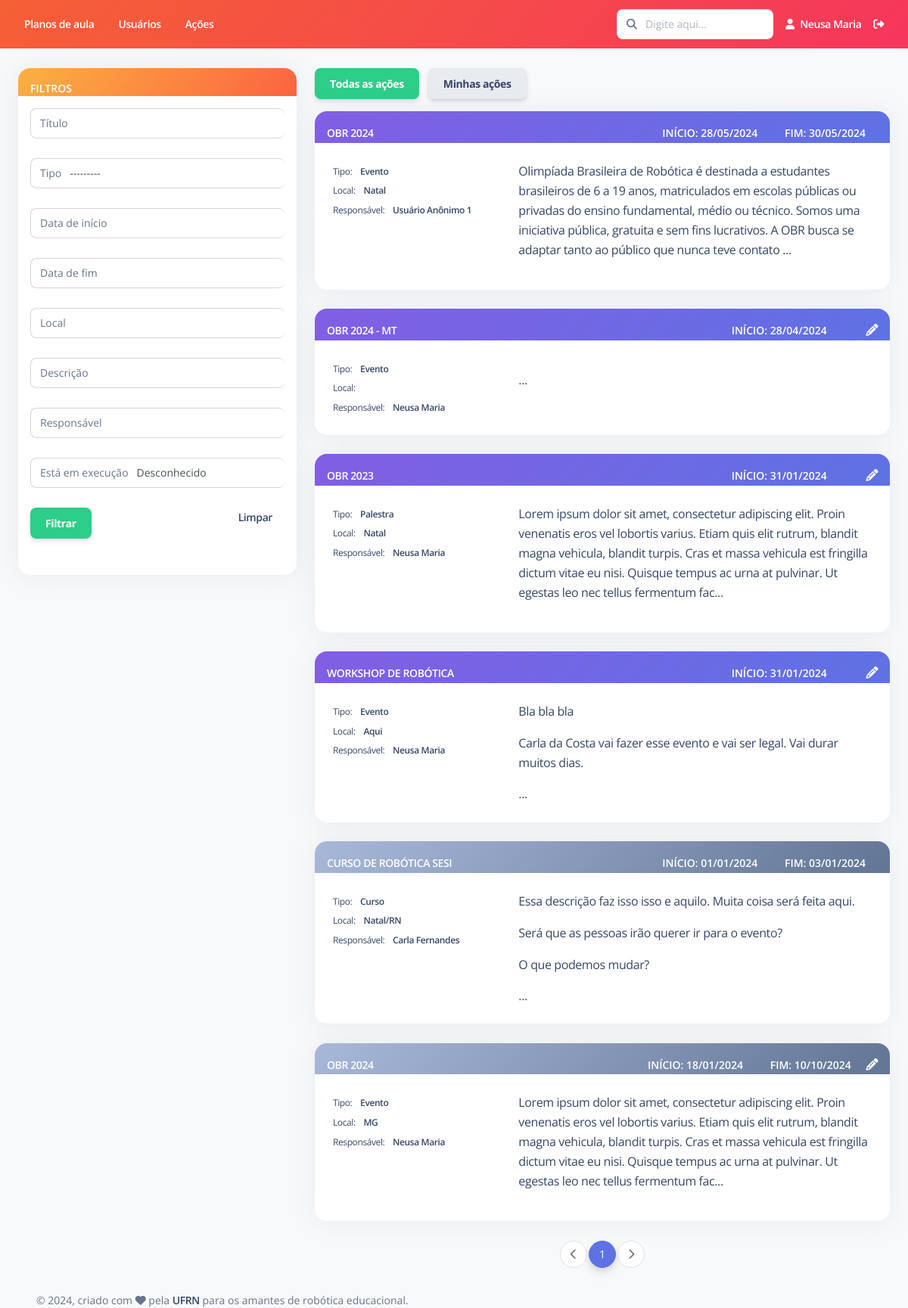
The app's page /acoes/listar/ (signed in) with its own data.
### Acoes/models.py (models this page shows, shortened)
class Acoes(models.Model):
    titulo = models.CharField(max_length=500, verbose_name="Título")
    tipo = models.CharField(max_length=20, choices=TIPO, default='Evento')
    data_inicio = models.DateField(default = date.today, verbose_name = "Data de início")
    data_fim = models.DateField(null=True, blank = True, verbose_name = "Data de fim")
    local = models.CharField(max_length=200, null=True, blank=True, verbose_name="Local")
    descricao = models.TextField(null=True, blank=True,verbose_name="Descrição")
    responsavel = models.ForeignKey(Usuario, on_delete=models.RESTRICT,verbose_name="Responsável")
    status = models.BooleanField(default=True, verbose_name = "Está em execução")
    deletada = models.BooleanField(default=False, verbose_name = "Deletado")
    class Meta:
        ordering = ['-status', '-data_inicio', '-data_fim', 'titulo']
        verbose_name = "Ação"
        verbose_name_plural = "Ações"

### Acoes/views.py (the view)
# urls.py: path('listar/', views.ListarTodasAcoes.as_view(), name='listar'),
class ListarTodasAcoes(generic.ListView):
    model = Acoes
    template_name = 'Acoes/listar.html'
    context_object_name = 'lista_acoes'
    paginate_by = 10
    def get_queryset(self):
        qs = super().get_queryset()
        acoes_filtradas = AcoesFiltro(self.request.GET, queryset=Acoes.objects.filter(deletada=False))
        qs_filtrada = acoes_filtradas.qs
        return qs_filtrada
    def get_context_data(self,**kwargs):
        context = super(ListarTodasAcoes,self).get_context_data(**kwargs)
        acoes_filtradas = AcoesFiltro(self.request.GET, queryset=Acoes.objects.filter(deletada=False))
        context['acoes_filtradas'] = acoes_filtradas.qs
        context['form_filtro'] = acoes_filtradas.form
        context['exibir_todos'] = True
        return context

### Usuario/models.py (called while the page is built)
    def __str__(self):
        return self.first_name + " " + self.last_name

### templates/Acoes/listar.html (shortened to what this page needs)
{% extends "Base/base.html" %}
{% load static %}
{% load pagination_tags %}
{% load widget_tweaks %}
{% block conteudo %}
<br>
<div class="row">
    <div class="col-md-4 col-lg-4">
        <div class="card border-primary">
            <div class="card-header pb-0 p-3 bg-gradient-warning">
                <p class="text-sm mb-0 text-uppercase text-white font-weight-bold">Filtros</p>
            </div>
            <div class="card-body p-3 overflow-auto">
                <div class="form-group">
                    <form action="" method="get">
                        <div class="input-group">
                            <span class="input-group-text text-body">Título</span>
                            {{form_filtro.titulo|add_class:"form-control"}}
                        </div>
                        <br>
                        <div class="input-group">
                            <span class="input-group-text text-body">Tipo</span>
                            {{form_filtro.tipo|add_class:"form-control"}}
                        </div>
                        <br>
                        <div class="input-group">
                            <span class="input-group-text text-body">Data de início</span>
                            {{form_filtro.data_inicio|add_class:"form-control"}}
                        </div>
                        <br>
                        <div class="input-group">
                            <span class="input-group-text text-body">Data de fim</span>
                            {{form_filtro.data_fim|add_class:"form-control"}}
                        </div>
                        <br>
                        <div class="input-group">
                            <span class="input-group-text text-body">Local</span>
                            {{form_filtro.local|add_class:"form-control"}}
                        </div>
                        <br>
                        <div class="input-group">
                            <span class="input-group-text text-body">Descrição</span>
                            {{form_filtro.descricao|add_class:"form-control"}}
                        </div>
                        <br>
                        <div class="input-group">
                            <span class="input-group-text text-body">Responsável</span>
                            {{form_filtro.responsavel|add_class:"form-control"}}
                        </div>
                        <br>
                        <div class="input-group">
                            <span class="input-group-text text-body">Está em execução</span>
                            {{form_filtro.status|add_class:"form-control"}}
                        </div>
                        <br>
                        <input type="submit" class="btn btn-success" value="Filtrar">
                        <div class="float-end">
                            {% if exibir_todos %}
                                <a href="{% url 'acoes:listar' %}"><span class="text-sm mb-0 font-weight-bold px-3">Limpar</span></a>
                            {% else %}
                                <a href="{% url 'acoes:listar_usuario' pk=user.pk %}"><span class="text-sm mb-0 font-weight-bold px-3">Limpar</span></a>
                            {% endif %}
                        </div>
                    </form>
                </div>
            </div>
        </div>
    </div>
    <div class="col-md-8 col-lg-8">
        {% if exibir_todos %}
            <a href="{% url 'acoes:listar' %}" class="btn btn-success me-2">Todas as ações</a>
            <a href="{% url 'acoes:listar_usuario' pk=user.pk %}" class="btn btn-light me-2">Minhas ações</a>
        {% else %}
            <a href="{% url 'acoes:listar' %}" class="btn btn-light me-2">Todas as ações</a>
            <a href="{% url 'acoes:listar_usuario' pk=user.pk %}" class="btn btn-success me-2">Minhas ações</a>
            <a href="{% url 'acoes:criar' %}" class="btn btn-info me-2 float-end"><i class="fa fa-plus"></i></a>
        {% endif %}
        <br>
        {% now "Y-m-d" as todays_date %}
        {% for acao in lista_acoes %}
            <div class="card">
                {% if acao.data_fim is not None and todays_date > acao.data_fim|date:"Y-m-d" or acao.status is False %}
                    <div id="card_header_informacoes" class="card-header bg-gradient-secondary pb-0 p-3">
                {% else %}
                    <div id="card_header_informacoes" class="card-header bg-gradient-primary pb-0 p-3">
                {% endif %}
                    <span class="text-sm mb-0 text-uppercase text-white font-weight-bold">
                        <a href="{% url 'acoes:detalhes' pk=acao.pk %}" class="text-white">
                            {{acao.titulo}}
                        </a>
                    </span>
                    <div class="float-end">
                        <span class="text-sm mb-0 text-uppercase text-white font-weight-bold px-3">
                            Início: {{ acao.data_inicio|date:"d/m/Y" }}
                        </span>
                        <span class="text-sm mb-0 text-uppercase text-white font-weight-bold px-3">
                            {% if acao.data_fim is not None %}
                                Fim: {{ acao.data_fim|date:"d/m/Y" }}
                            {% endif %}
                        </span>
                        {% if acao.responsavel.username == user.username %}
                            <a href="{% url 'acoes:editar' pk=acao.pk %}" class="text-white">
                                <i class="fa fa-pencil"></i>
                            </a>
                        {% endif %}
                    </div>
                </div>
                <a href="{% url 'acoes:detalhes' pk=acao.pk %}">
                    <div class="card-body row">
                        <div class="col-4">
                            <span class="mb-2 text-xs">Tipo:
                                <span class="text-dark font-weight-bold ms-sm-2">
                                    {{ acao.tipo }}
                                </span>
                            </span>
                            <br>
                            <span class="mb-2 text-xs">Local:
                                <span class="text-dark font-weight-bold ms-sm-2">
                                    {% if acao.local is not None %}
                                        {{ acao.local }}
                                    {% endif %}
                                </span>
                            </span>
                            <br>
                            <span class="mb-2 text-xs">Responsável:
                                <span class="text-dark font-weight-bold ms-sm-2">
                                    {% if acao.responsavel is not None %}
                                        {{ acao.responsavel }}
                                    {% endif %}
                                </span>
                            </span>
                        </div>
                        <div class="col-8">
                            <div class="overflow-auto">
                                {{ acao.descricao|linebreaks|slice:":300" }}...
                            </div>
                        </div>
                    </div>
                </a>
            </div>
            <br>
        {% endfor %}
        <nav class="justify-content-center d-flex pagination">
            <ul class="pagination">
                {% if page_obj.has_previous %}
                    <li class="page-item">
                        <a href="?{% url_replace request 'page' page_obj.previous_page_number %}" class="page-link" aria-label="Previous">
                            <i class="fas fa-chevron-left"></i>
                        </a>
                    </li>
                {% else %}
                    <li class="page-item disabled">
                        <a href="" class="page-link" aria-label="Previous">
                            <i class="fas fa-chevron-left"></i>
                        </a>
                    </li>
                {% endif %}
                {% for i in page_obj.paginator.page_range %}
                    {% if page_obj.number == i %}
                        <li class="active page-item">
                            <span class="page-link">{{ i }} <span class="sr-only">(current)</span></span>
                        </li>
                    {% elif i > page_obj.number|add:'-3' and i < page_obj.number|add:'3' %}
                        <li class="page-item">
                            <a href="?{% url_replace request 'page' i %}" class="page-link">{{ i }}</a>
                        </li>
                    {% endif %}
                {% endfor %}
                {% if page_obj.has_next %}
                    <li class="page-item">
                        <a href="?{% url_replace request 'page' page_obj.next_page_number %}" class="page-link" aria-label="Next">
                            <i class="fas fa-chevron-right"></i>
                        </a>
                    </li>
                {% else %}
                    <li class="page-item disabled">
                        <a href="" class="page-link" aria-label="Next">
                            <i class="fas fa-chevron-right"></i>
                        </a>
                    </li>
                {% endif %}
            </ul>
        </nav>
    </div>
</div>
{% endblock %}

### templates/Base/navbar-horizontal.html (shortened to what this page needs)
{% load static %}
      <div class="collapse navbar-collapse mt-sm-0 mt-2 me-md-0 me-sm-4" id="navbar">
        <div class="navbar-nav mr-auto">
          <ul class="navbar-nav justify-content-end">
            <li class="nav-item px-3 d-flex align-items-center">
              <a href="{% url 'plano_aula:listar' %}" class="nav-link font-weight-bold px-0 text-white">
                <span class="d-sm-inline d-none">Planos de aula</span>
              </a>
            </li>
            <li class="nav-item px-3 d-flex align-items-center">
              <a href="" class="nav-link font-weight-bold px-0 text-white">
                <span class="d-sm-inline d-none">Usuários</span>
              </a>
            </li>
            <li class="nav-item px-3 d-flex align-items-center">
              <a href="{% url 'acoes:listar' %}" class="nav-link font-weight-bold px-0 text-white">
                <span class="d-sm-inline d-none">Ações</span>
              </a>
            </li>
          </ul>
        </div>
        <div class="navbar-nav ml-auto collapse navbar-collapse justify-content-end">
          <div class="pe-md-3 d-flex align-items-center">
            <div class="input-group">
              <span class="input-group-text text-body"><i class="fa fa-search" aria-hidden="true"></i></span>
              <input type="text" class="form-control" placeholder="Digite aqui...">
            </div>
          </div>
          <ul class="navbar-nav justify-content-end">
            <li class="nav-item d-flex align-items-center">
              <a href="" class="nav-link font-weight-bold px-0 text-white">
                <i class="fa fa-user me-sm-1"></i>
                <span class="d-sm-inline d-none">{{user.first_name}} {{user.last_name}}</span>
              </a>
            </li>
            <li class="nav-item px-3 d-flex align-items-center">
              <a href="javascript:;" class="nav-link p-0 text-white">
                <i class="fa fa-sign-out-alt fixed-plugin-button-nav cursor-pointer"></i>
              </a>
            </li>
          </ul>
        </div>
      </div>

### records on screen
Acoes: titulo "OBR 2024", data_inicio "28/05/2024", data_fim "30/05/2024", tipo "Evento", local "Natal", responsavel "Usuário Anônimo 1", descricao "Olimpíada Brasileira de Robótica é destinada a estudantes brasileiros de 6 a 19 anos, matriculados em escolas públicas ou privadas do ensino fundamental, médio ou técnico. Somos uma iniciativa pública, gratuita e sem fins lucrativos. A OBR busca se adaptar tanto ao público que nunca teve contato"
Acoes: titulo "OBR 2024 - MT", data_inicio "28/04/2024", tipo "Evento", responsavel "Neusa Maria"
Acoes: titulo "OBR 2023", data_inicio "31/01/2024", tipo "Palestra", local "Natal", responsavel "Neusa Maria", descricao "Lorem ipsum dolor sit amet, consectetur adipiscing elit. Proin venenatis eros vel lobortis varius. Etiam quis elit rutrum, blandit magna vehicula, blandit turpis. Cras et massa vehicula est fringilla dictum vitae eu nisi. Quisque tempus ac urna at pulvinar. Ut egestas leo nec tellus fermentum fac"
Acoes: titulo "WORKSHOP DE ROBÓTICA", data_inicio "31/01/2024", tipo "Evento", local "Aqui", responsavel "Neusa Maria", descricao "Bla bla bla Carla da Costa vai fazer esse evento e vai ser legal. Vai durar muitos dias."
Acoes: titulo "CURSO DE ROBÓTICA SESI", data_inicio "01/01/2024", data_fim "03/01/2024", tipo "Curso", local "Natal/RN", responsavel "Carla Fernandes", descricao "Essa descrição faz isso isso e aquilo. Muita coisa será feita aqui. Será que as pessoas irão querer ir para o evento? O que podemos mudar?"
Acoes: titulo "OBR 2024", data_inicio "18/01/2024", data_fim "10/10/2024", tipo "Evento", local "MG", responsavel "Neusa Maria", descricao "Lorem ipsum dolor sit amet, consectetur adipiscing elit. Proin venenatis eros vel lobortis varius. Etiam quis elit rutrum, blandit magna vehicula, blandit turpis. Cras et massa vehicula est fringilla dictum vitae eu nisi. Quisque tempus ac urna at pulvinar. Ut egestas leo nec tellus fermentum fac"

### other values on screen
{{ user.first_name }} "Neusa"
{{ user.last_name }} "Maria"
{{ i }} "1"
